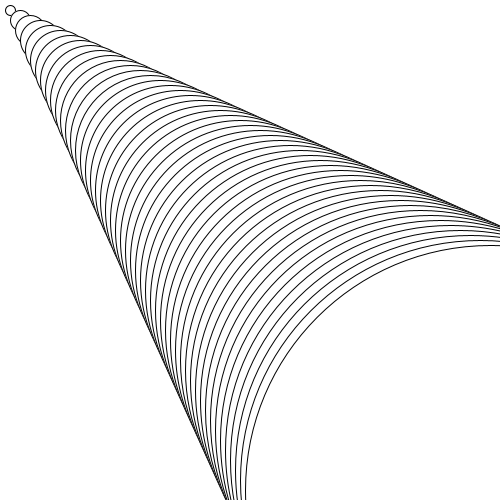
Frame 1 (no input)
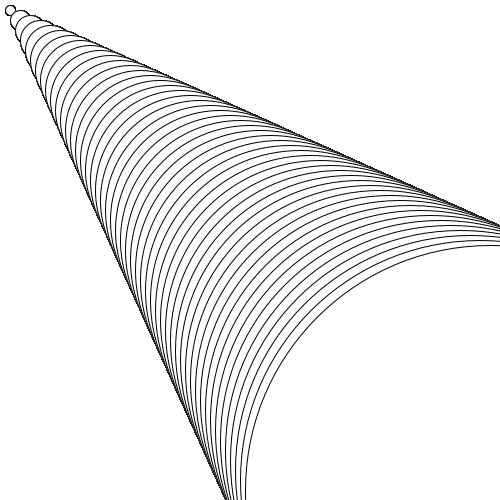
Frame 60 (the mouse pressed at the canvas centre just before this capture)
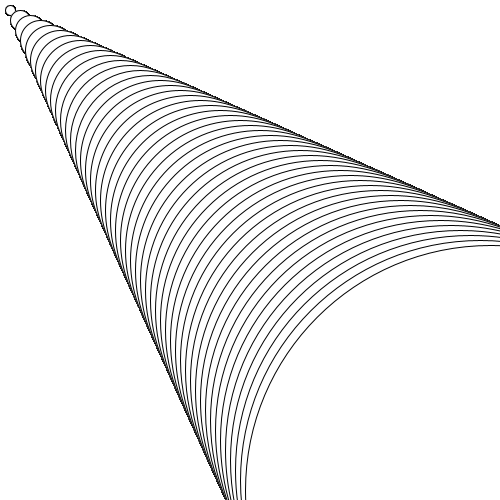
Frame 120 (the mouse held since frame 60 and released just before this capture)

The Processing sketch that drew these frames (run headless with seeded random() and noise(); from frame 60 on, the mouse is pressed at the canvas centre):

// Processing sketch: processing_130235
// ── processing_130235.pde

int x = 500;
int y = 50;
void setup()
{
  size(500,500);
  background(255);
}

void draw()
{
  for (int i = 0; i < 500; i = i+10) 
  {
    ellipse(i, i, i, i);
  }
  if (mousePressed)
  {
    if (mouseButton == RIGHT)
    {
      fill(random(x),random(x),random(x));
      rect(mouseX,mouseY,y,y);
    }
  }
}
void keyPressed()
{
  if (key == TAB)
  {
    background(random(x));
  }
} 
    
